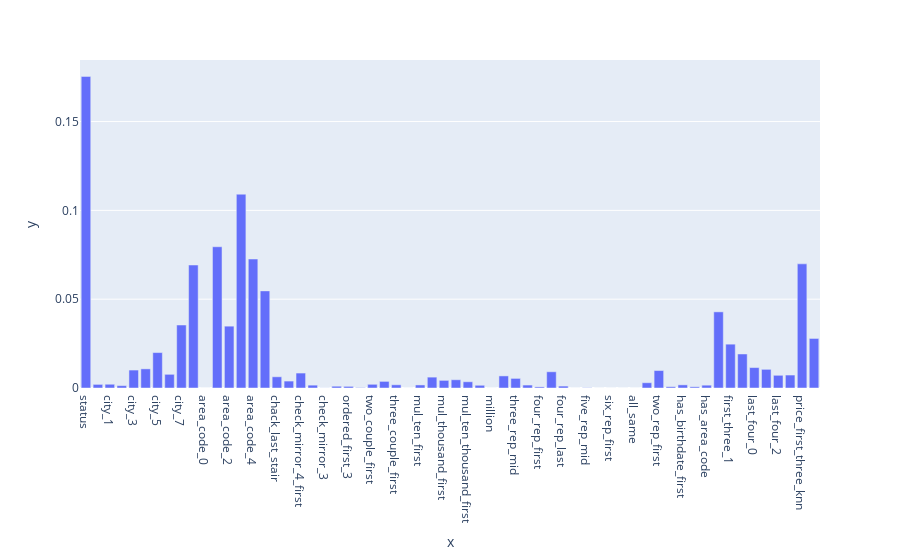

Notebook code for this chart:
### Code cell
px.bar(x=X_train.columns , y=decision_tree.feature_importances_)

### Figure 1 — Plotly figure (JSON) as saved in the notebook; plotly's stock layout.template omitted (floating-point values rounded to 4 significant figures)
{"data": [{"alignmentgroup": "True", "hovertemplate": "x=%{x}<br>y=%{y}<extra></extra>", "legendgroup": "", "marker": {"color": "#636efa", "pattern": {"shape": ""}}, "name": "", "offsetgroup": "", "orientation": "v", "showlegend": false, "textposition": "auto", "type": "bar", "x": ["status", "city_0", "city_1", "city_2", "city_3", "city_4", "city_5", "city_6", "city_7", "time", "area_code_0", "area_code_1", "area_code_2", "area_code_3", "area_code_4", "area_code_5", "chack_last_stair", "check_first_stair", "check_mirror_4_first", "check_mirror_4_last", "check_mirror_3", "rep_3_first_last", "ordered_first_3", "ordered_last_3", "two_couple_first", "two_couple_last", "three_couple_first", "three_couple_last", "mul_ten_first", "mul_ten_last", "mul_thousand_first", "mul_thousand_last", "mul_ten_thousand_first", "mul_ten_thousand_last", "million", "three_rep_first", "three_rep_mid", "three_rep_last", "four_rep_first", "four_rep_mid", "four_rep_last", "five_rep_first", "five_rep_mid", "five_rep_last", "six_rep_first", "six_rep_last", "all_same", "two_digit", "two_rep_first", "two_rep_last", "has_birthdate_first", "has_birthdate_last", "has_area_code", "first_three_0", "first_three_1", "first_three_2", "last_four_0", "last_four_1", "last_four_2", "last_four_3", "price_first_three_knn", "price_last_four_knn"], "xaxis": "x", "y": [0.1754, 0.00204, 0.002119, 0.001331, 0.0101, 0.01077, 0.01994, 0.007701, 0.03546, 0.06925, 0, 0.07952, 0.03481, 0.1091, 0.07261, 0.05467, 0.006312, 0.003903, 0.008411, 0.001606, 4.517e-05, 0.001002, 0.0009173, 0.0002072, 0.002082, 0.003721, 0.001808, 1.455e-06, 0.001719, 0.006117, 0.004289, 0.004643, 0.00351, 0.001531, 0, 0.006804, 0.005406, 0.001663, 0.0006234, 0.009136, 0.001075, 0, 0.0001267, 0, 0, 0, 0, 0.002969, 0.009828, 0.0007337, 0.001762, 0.0006808, 0.001585, 0.04287, 0.02468, 0.01915, 0.0115, 0.01051, 0.007149, 0.007297, 0.06989, 0.0279], "yaxis": "y"}], "layout": {"barmode": "relative", "legend": {"tracegroupgap": 0}, "margin": {"t": 60}, "xaxis": {"anchor": "y", "domain": [0, 1], "title": {"text": "x"}}, "yaxis": {"anchor": "x", "domain": [0, 1], "title": {"text": "y"}}}}
